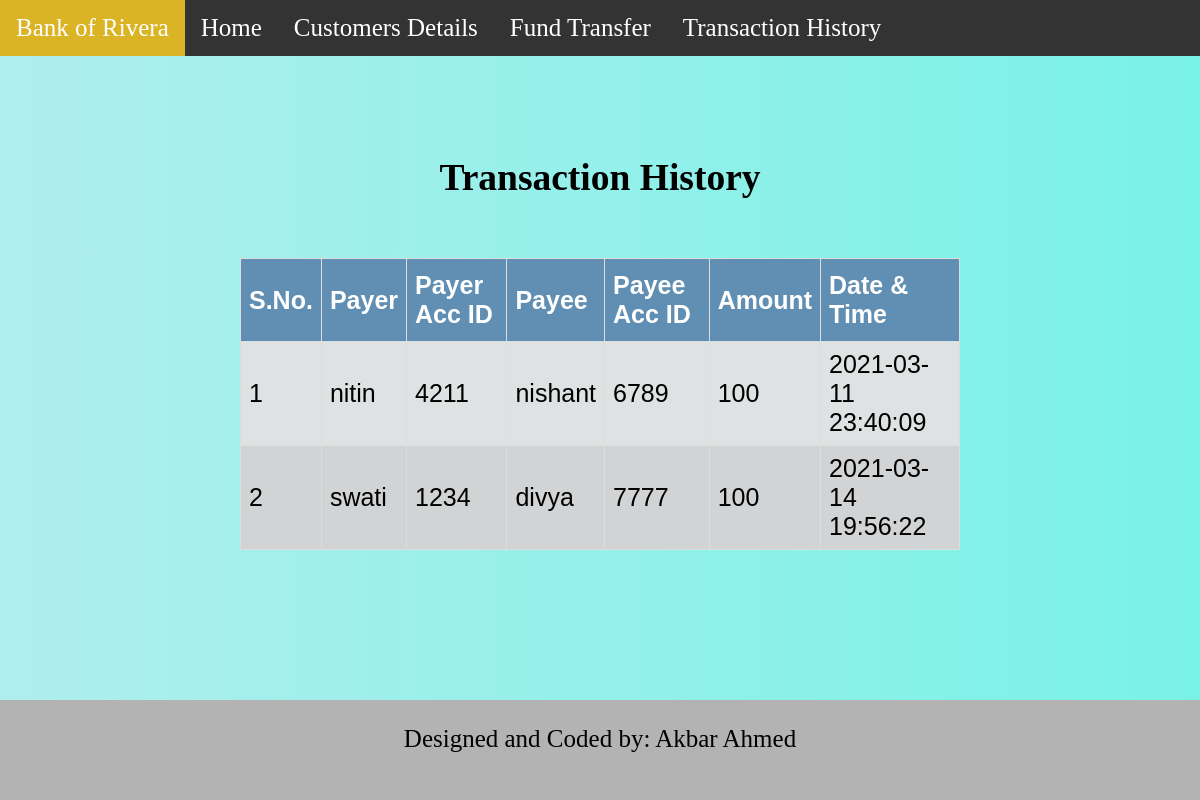
Screenshot of /RecordsPage.php with the database file from the repository.
### tables this page shows
CREATE TABLE `history` (
  `sno` int(11) NOT NULL,
  `payer` text NOT NULL,
  `payerAcc` int(11) NOT NULL,
  `payee` text NOT NULL,
  `payeeAcc` int(11) NOT NULL,
  `amount` double NOT NULL,
  `time` text NOT NULL
);

### RecordsPage.php (the view, shortened to what this page needs)
<?php
$servername = "localhost";
$username = "root";
$password = "";
$dbname = "spark bank";
$conn = new mysqli($servername, $username, $password, $dbname);
$sql = "SELECT * FROM history" ;
$result = $conn->query($sql);
?>
            <!DOCTYPE html>
<html lang="en">
<head>
</head>
<body>
  <?php include('navbar.php'); ?>
	<div class="container">
        <h2 style="text-align: center">Transaction History</h2>
       <br>
       <div>
    <table id = "Table">
        <thead>
            <tr>
                <th>S.No.</th>
                <th>Payer</th>
                <th>Payer Acc ID</th>
                <th>Payee</th>
                <th>Payee Acc ID</th>
                <th>Amount</th>
                <th>Date & Time</th>
            </tr>
        </thead>
        <tbody>
        <?php
    while($row = $result->fetch_assoc()) {
  ?>
 <tr>
        <td><?php echo $row['sno']; ?></td>
        <td><?php echo $row['payer']; ?></td>
        <td><?php echo $row['payerAcc']; ?></td>
        <td><?php echo $row['payee']; ?></td>
        <td><?php echo $row['payeeAcc']; ?></td>
        <td><?php echo $row['amount']; ?></td>
        <td><?php echo $row['time']; ?></td>
        </tr>
 <?php
    }
?>
</table>
    </div>
</div>
<footer style="text-align: center">
    <p>Designed and Coded by: Akbar Ahmed</p>
</footer>
<body>
</html>

### RecordsPage.php (style rules this page uses)
html { position: relative; min-height: 100%; }
body { padding-top: 100px; font-size:25px; padding-bottom: 100px; background: #AFEEEE; background: -webkit-linear-gradient(to right, #AFEEEE, #79f2e6 ); background: linear-gradient(to right, #AFEEEE, #79f2e6 ); }
.container { padding-top:5px; display: block; margin-top: 20px; margin-left: auto; margin-right: auto; width: 60%; }
td,th { border: 1px solid #ddd; padding: 8px; }
#Table { font-family: Arial,Helvetica, sans-serif; border-collapse: collapse; margin-bottom: 15px; }
#Table tr:nth-child(even) { background-color: #d2d3d4; }
#Table tr:nth-child(odd) { background-color: #dee2e3; }
#Table th { padding-top: 12px; padding-bottom: 12px; text-align:left; background-color: #608fb3; color:white; }
footer { background-color: #b3b3b3;; position: absolute; left: 0; bottom: 0; height: 100px; width: 100%; overflow: hidden; }

### navbar.php (style rules this page uses)
body { margin:0; }

### rows the page displays
history: sno "1", payer "nitin", payerAcc "4211", payee "nishant", payeeAcc "6789", amount "100", time "2021-03-11 23:40:09"
history: sno "2", payer "swati", payerAcc "1234", payee "divya", payeeAcc "7777", amount "100", time "2021-03-14 19:56:22"
